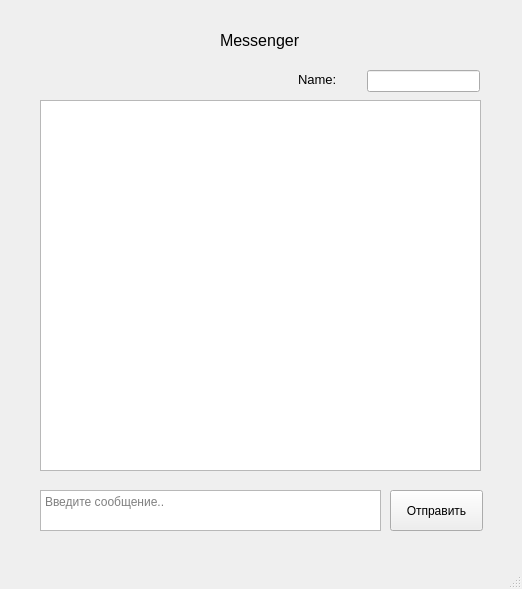
<?xml version="1.0" encoding="UTF-8"?>
<ui version="4.0">
 <class>messenger</class>
 <widget class="QMainWindow" name="messenger">
  <property name="geometry">
   <rect>
    <x>0</x>
    <y>0</y>
    <width>522</width>
    <height>589</height>
   </rect>
  </property>
  <property name="windowTitle">
   <string>MainWindow</string>
  </property>
  <widget class="QWidget" name="centralwidget">
   <widget class="QTextEdit" name="messagesInput">
    <property name="geometry">
     <rect>
      <x>40</x>
      <y>490</y>
      <width>341</width>
      <height>41</height>
     </rect>
    </property>
    <property name="tabStopWidth">
     <number>80</number>
    </property>
    <property name="placeholderText">
     <string>Введите сообщение..</string>
    </property>
   </widget>
   <widget class="QPushButton" name="messagesPush">
    <property name="geometry">
     <rect>
      <x>390</x>
      <y>490</y>
      <width>93</width>
      <height>41</height>
     </rect>
    </property>
    <property name="text">
     <string>Отправить</string>
    </property>
   </widget>
   <widget class="QTextBrowser" name="messagesBox">
    <property name="geometry">
     <rect>
      <x>40</x>
      <y>100</y>
      <width>441</width>
      <height>371</height>
     </rect>
    </property>
   </widget>
   <widget class="QLabel" name="nameChat">
    <property name="geometry">
     <rect>
      <x>220</x>
      <y>20</y>
      <width>101</width>
      <height>41</height>
     </rect>
    </property>
    <property name="font">
     <font>
      <pointsize>12</pointsize>
     </font>
    </property>
    <property name="lineWidth">
     <number>1</number>
    </property>
    <property name="text">
     <string>Messenger</string>
    </property>
   </widget>
   <widget class="QLabel" name="nameLabel">
    <property name="geometry">
     <rect>
      <x>298</x>
      <y>71</y>
      <width>55</width>
      <height>16</height>
     </rect>
    </property>
    <property name="sizePolicy">
     <sizepolicy hsizetype="Preferred" vsizetype="Preferred">
      <horstretch>0</horstretch>
      <verstretch>0</verstretch>
     </sizepolicy>
    </property>
    <property name="font">
     <font>
      <pointsize>10</pointsize>
     </font>
    </property>
    <property name="text">
     <string>Name:</string>
    </property>
   </widget>
   <widget class="QLineEdit" name="name">
    <property name="geometry">
     <rect>
      <x>367</x>
      <y>70</y>
      <width>113</width>
      <height>22</height>
     </rect>
    </property>
   </widget>
  </widget>
  <widget class="QStatusBar" name="statusbar"/>
 </widget>
 <resources/>
 <connections/>
</ui>
